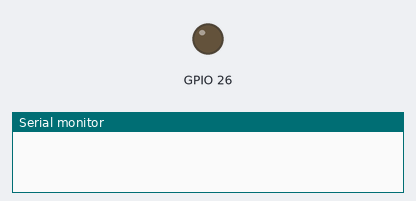
A sketch run on a simulated ESP32. On the bench: output pins drawn as LEDs (lit = HIGH), the last lines printed to the serial monitor.

Above: at 0.1 s.
At 9.1 s:
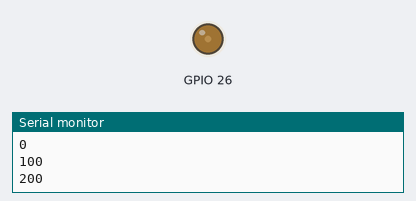
At 15.1 s:
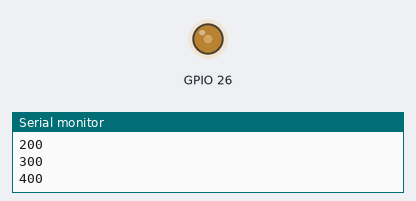
At 33.1 s:
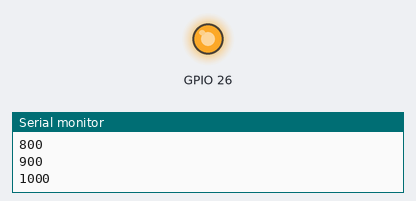
Timing chart, 0 to 37.5 s (numbered marks = the images above):
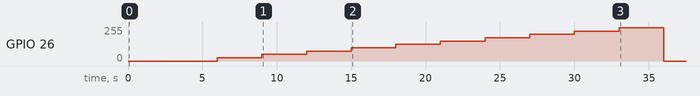

The sketch:

Coreless.ino
```cpp
void setup() {
  // put your setup code here, to run once:
  ledcAttach(26, 10000, 10);
  Serial.begin(115200);
}

void loop() {
  // put your main code here, to run repeatedly:
  ledcWrite(26, 0);
  delay(3000);
  for(int i = 0; i <= 1000; i+=100){
    ledcWrite(26, i);
    Serial.println(i);
    delay(3000);
  }
}
```

Measured:
- by itself, GPIO 26: rises from 0/255 to 249/255 in 27.0 s, then falls to 0/255 in 3.0 s
